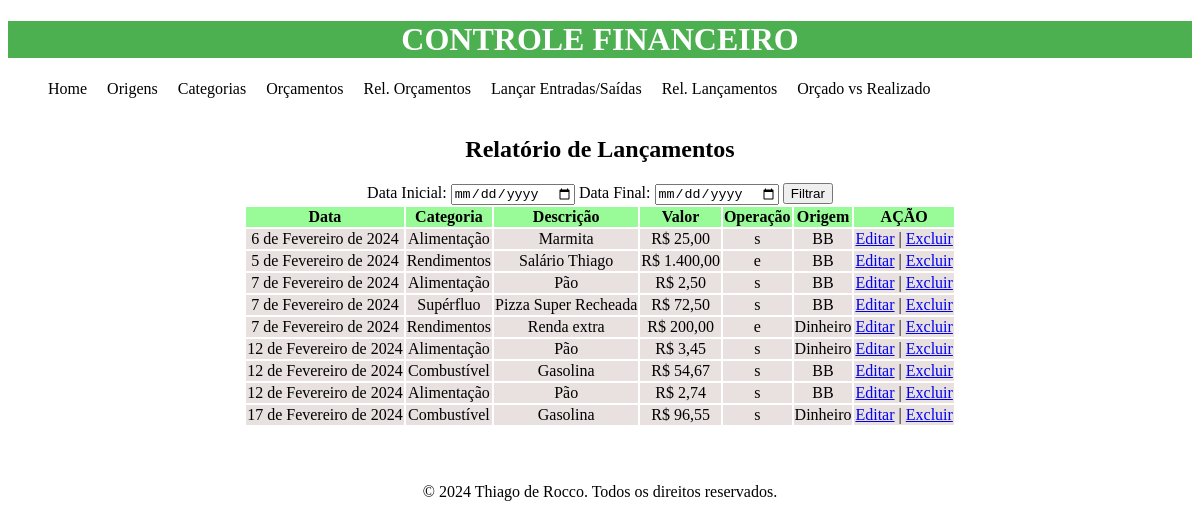
Before: /rel-lctos/ with the older database file.
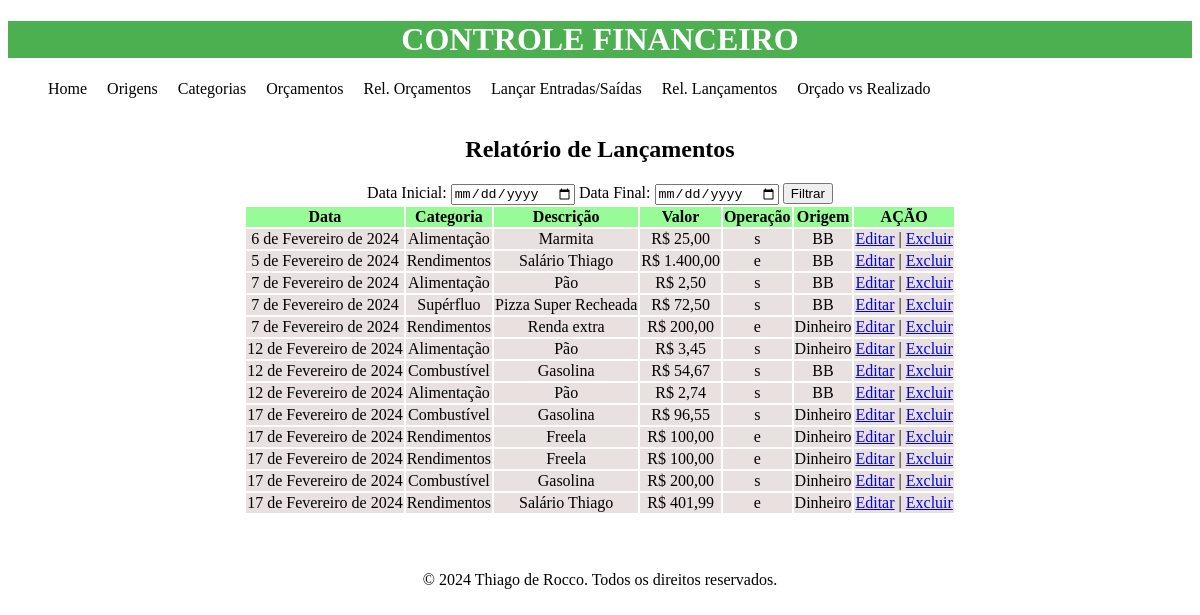
After: the same page with the newer database file.
### financeiro/models.py (models this page shows, shortened)
class Lancamento(models.Model):
    ENTRADA = 'e'
    SAIDA = 's'
    TIPO_OPERACAO_CHOICES = [(ENTRADA, 'Entrada'), (SAIDA, 'Saída'),]
    data = models.DateField()
    descricao = models.CharField(max_length=255)
    valor = models.DecimalField(max_digits=10, decimal_places=2)
    categoria = models.ForeignKey(Categoria, on_delete=models.CASCADE)
    origem = models.ForeignKey(Origem, on_delete=models.CASCADE)
    tipo_operacao = models.CharField(max_length=1,
                                     choices=TIPO_OPERACAO_CHOICES)

class Categoria(models.Model):
    nome = models.CharField(max_length=255)

class Origem(models.Model):
    nome = models.CharField(max_length=255)

### financeiro/views.py (the view)
# urls.py: path('rel-lctos/', rel_lancamentos, name='rel_lancamentos'),
def rel_lancamentos(request):
    lctos = Lancamento.objects.all()
    for lcto in lctos:
        lcto.nome_origem = lcto.origem.nome
        lcto.nome_categoria = lcto.categoria.nome
    return render(request, 'financeiro/rel_lancamentos.html', {"lctos": lctos})

### financeiro/templates/financeiro/rel_lancamentos.html (shortened to what this page needs)
{% extends 'financeiro/base.html' %}
{% load static %}
{% block content %}
<br><br>
    <h2>Relatório de Lançamentos</h2>
    <form action="">
        Data Inicial: <input type="date" name="" id="">
        Data Final: <input type="date" name="" id="">
        <input type="submit" value="Filtrar">
    </form>
    <table>
        <thead>
            <tr>
            <th>Data</th>
            <th>Categoria</th>
            <th>Descrição</th>
            <th>Valor</th>
            <th>Operação</th>
            <th>Origem</th>
            <th colspan="2">AÇÃO</th>
        </tr>
    </thead>
    {% for lcto in lctos %}
    <tr>
        <td>{{ lcto.data }}</td>
        <td>{{ lcto.nome_categoria }}</td>
        <td>{{ lcto.descricao }}</td>
        <td>R$ {{ lcto.valor }}</td>
        <td>{{ lcto.tipo_operacao }}</td>
        <td>{{ lcto.nome_origem}}</td>
        <td><a href="#">Editar</a> | <a href="/delete_lcto/{{lcto.id}}">Excluir</a></td>
    </tr>
    {% endfor %}
</table>
{% endblock %}

Changed rows visible on the page:
added Lancamento: data "17 de Fevereiro de 2024", nome_categoria "Rendimentos", descricao "Freela", valor "100,00", tipo_operacao "e", nome_origem "Dinheiro"
added Lancamento: data "17 de Fevereiro de 2024", nome_categoria "Rendimentos", descricao "Freela", valor "100,00", tipo_operacao "e", nome_origem "Dinheiro"
added Lancamento: data "17 de Fevereiro de 2024", nome_categoria "Combustível", descricao "Gasolina", valor "200,00", tipo_operacao "s", nome_origem "Dinheiro"
added Lancamento: data "17 de Fevereiro de 2024", nome_categoria "Rendimentos", descricao "Salário Thiago", valor "401,99", tipo_operacao "e", nome_origem "Dinheiro"
